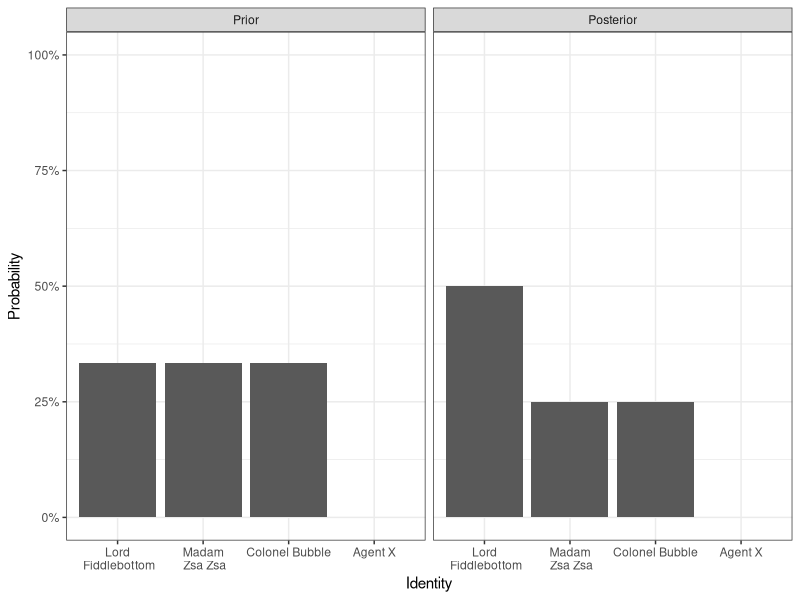

The R script that drew this image:
## ---- chunk 1
##If default fig.path, then set it.
if (knitr::opts_chunk$get("fig.path") == "figure/") {
  knitr::opts_knit$set( base.dir = '/Users/hoehle/Sandbox/Blog/')
  knitr::opts_chunk$set(fig.path="figure/source/2018-03-30-inkognito/")
}
fullFigPath <- paste0(knitr::opts_knit$get("base.dir"),knitr::opts_chunk$get("fig.path"))
filePath <- file.path("","Users","hoehle","Sandbox", "Blog", "figure", "source", "2018-03-30-inkognito")

knitr::opts_chunk$set(echo = TRUE,fig.width=8,fig.height=4,fig.cap='',fig.align='center',echo=FALSE,dpi=72*2) # autodep=TRUE
options(width=90)

suppressPackageStartupMessages(library(dplyr))
suppressPackageStartupMessages(library(ggplot2))
suppressPackageStartupMessages(library(magrittr))
suppressPackageStartupMessages(library(knitr))
options(knitr.table.format = "html")
theme_set(theme_bw())
## ---- chunk 2
cat(paste0("![](https://cf.geekdo-images.com/medium/img/8XRGQbD_bCDKdA_ToSA8BKSnKN4=/fit-in/500x500/filters:no_upscale()/pic696789.jpg)"))
## ---- chunk 3
cat(paste0("![]({{ site.baseurl }}/",knitr::opts_chunk$get("fig.path"),"worksheet.jpg"),")")
## ---- chunk 4
##Factor levels of identities and builds
identities <- paste0("I",1:4)
builds <- paste0("B",1:4)
##Make a matrix containing all levels
M <- expand.grid(identity=1:4,build=1:4,
                 I1=0:1,I2=0:1,I3=0:1,I4=0:1,B1=0:1,B2=0:1,B3=0:1,B4=0:1) %>%
     as.matrix
head(M,2)

##Subset only to valid configurations
iRows <- 3:6
bRows <- 7:10

##Player questions about identity or build
pqI <- (rowSums(M[,iRows]) == 2) & (rowSums(M[,bRows]) == 1)
pqB <- (rowSums(M[,iRows]) == 1) & (rowSums(M[,bRows]) == 2)
##Ambassafor questions about identity or build
aqI <- (rowSums(M[,iRows]) == 2) & (rowSums(M[,bRows]) == 0)
aqB <- (rowSums(M[,iRows]) == 0) & (rowSums(M[,bRows]) == 2)

##At least one of the provided information has to be correct,
##i.e. I_{k,i_true} or A_{k,b_true} has to be one.
atleast1true  <- (M[cbind(1:nrow(M),M[,1]+2)] + M[cbind(1:nrow(M),M[,2]+6)]) >= 1

##Restrict matrix to all valid answers
Mprime <- data.frame(M, atleast1true=atleast1true, pqI=pqI, pqB=pqB, aqI=aqI, aqB=aqB) %>%
  filter(pqI | pqB | aqI | aqB)

##Additional column containing the identity build combination
Mprime %<>% mutate(ib=paste0("I",identity,"/B",build)) %>%
  select(ib, everything())

##Show 3 random rows to get an impression
Mprime[sample(1:nrow(Mprime), size=3), ]
## ---- chunk 5
##Compute likelihood for each valid answer (assuming indifference between choices)
Mprime %<>% mutate(prob = if_else(!atleast1true, 0,
                                  if_else(aqI | aqB, 1/3, 1/15)))
## ---- chunk 6
##Factor levels of identities and builds
identities <- paste0("I",1:4)
builds <- paste0("B",1:4)
##Generate levels of joint table of identity and build
ib_combs <- as.character(outer(identities, builds, paste, sep="/"))
##Generate joint table based on player's identity
prior <- structure(as.numeric(outer(c(1/3,1/3,1/3,0), c(1/3,0,1/3,1/3))),names=ib_combs)
prior
## ---- chunk 7
##Marginal probabilities
p_marginal <- function(prior, what=c("I","B")) {
  theFun <- function(x,y) { if (what=="I") paste(x) else paste(y) }
  map <- as.character(outer(identities, builds, theFun))
  ##Sum over the factor
  tapply(prior, map, sum)
}
## ---- chunk 8
p_marginal(prior, what="I")
p_marginal(prior, what="B")
## ---- chunk 9
#############################################################
## Function for sequentially updating the state information
############################################################
update <- function(prior, Dk) {
  ##Sanity check
  stopifnot(names(prior) == ib_combs)

  ##Configurations matching the observed data Dk
  idx <- apply(Mprime[, grep("I+|B+", names(Mprime))], 1, function(x) all(x==Dk))

  ##Extract likelihood and put it in same order as the ib_combs vector
  ##for prior and likelihood vectors to match in order of the entries
  vector_idx <- pmatch(ib_combs, Mprime[idx,]$ib)
  lik <- (Mprime[idx,]$"prob")[vector_idx]

  ##Compute P(I=i,B=b|D_k), i.e. our updated belief
  belief <- lik * prior / sum(lik * prior)
  return(belief)
}
## ---- chunk 10
##The three data lines of the worksheet
D <- bind_rows(data.frame(I1=1,I2=0,I3=0,I4=0,B1=0,B2=1,B3=1,B4=0),
               data.frame(I1=0,I2=0,I3=0,I4=0,B1=0,B2=0,B3=1,B4=1),
               data.frame(I1=1,I2=1,I3=0,I4=0,B1=0,B2=0,B3=1,B4=0))

##Sequential belief updating (we use a version using pipes)
prior %>% update(D[1,]) %>% update(D[2,]) %>% update(D[3,]) -> belief
## ---- chunk 11
##Show results
p_marginal(belief, what="I")
p_marginal(belief, what="B")
## ---- chunk 12
id_names <- c("Lord\n Fiddlebottom","Madam\n Zsa Zsa", "Colonel Bubble", "Agent X")
d <- data.frame(prob=c(p_marginal(belief, what="I"),p_marginal(prior, "I")),
                what=factor(c(id_names,id_names), levels=id_names),
                type=factor(c(rep("Posterior",4),rep("Prior",4)),levels=c("Prior","Posterior")))
ggplot(d, aes(what, prob)) + geom_col() + theme_bw() +
  xlab("Identity") + ylab("Probability") +
  scale_y_continuous(labels=scales::percent) + coord_cartesian(ylim=c(0,1)) +
  facet_wrap(~ type)
